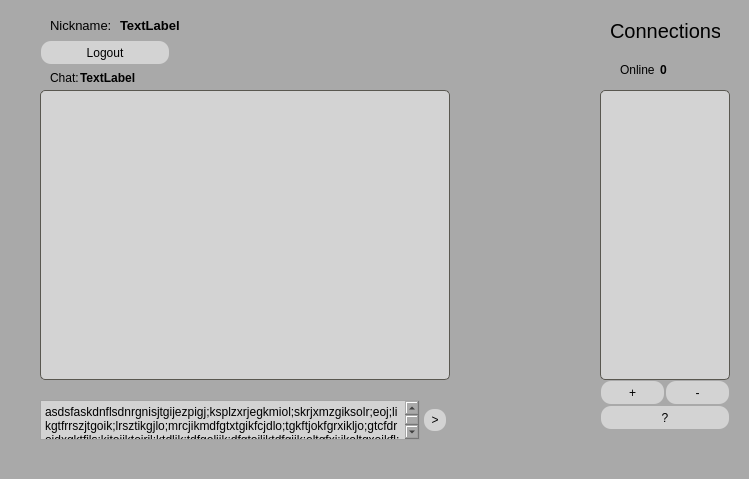
<?xml version="1.0" encoding="UTF-8"?>
<ui version="4.0">
 <class>MainWindow</class>
 <widget class="QMainWindow" name="MainWindow">
  <property name="geometry">
   <rect>
    <x>0</x>
    <y>0</y>
    <width>749</width>
    <height>479</height>
   </rect>
  </property>
  <property name="minimumSize">
   <size>
    <width>749</width>
    <height>479</height>
   </size>
  </property>
  <property name="maximumSize">
   <size>
    <width>749</width>
    <height>479</height>
   </size>
  </property>
  <property name="windowTitle">
   <string>MainWindow</string>
  </property>
  <property name="styleSheet">
   <string notr="true">*{
	background-color: darkgrey;
}
.QPushButton {
  margin: 1px;
  background-color: lightgrey;
  display: inline-block;
  cursor: pointer;
  text-align: center;
  text-decoration: none;
  outline: none;
  border: none;
  border-radius: 10px;
}

.QPushButton:hover {
    border: 1px solid #595750;
}

.QPushButton:pressed {
  background-color: #303030;
  color: #d4d4d4;
}

.QListWidget{
	border-radius: 5px;
	border: 1px solid #595750;
}


QScrollBar:vertical {
	width: 1em;
}
</string>
  </property>
  <widget class="QWidget" name="centralwidget">
   <widget class="QListWidget" name="connectionsList">
    <property name="geometry">
     <rect>
      <x>600</x>
      <y>90</y>
      <width>130</width>
      <height>290</height>
     </rect>
    </property>
    <property name="maximumSize">
     <size>
      <width>130</width>
      <height>361</height>
     </size>
    </property>
    <property name="styleSheet">
     <string notr="true">*{
	background-color: lightgrey;
}</string>
    </property>
   </widget>
   <widget class="QPushButton" name="messageSendButton">
    <property name="geometry">
     <rect>
      <x>423</x>
      <y>408</y>
      <width>24</width>
      <height>24</height>
     </rect>
    </property>
    <property name="styleSheet">
     <string notr="true">text-align: center;
</string>
    </property>
    <property name="text">
     <string>&gt;</string>
    </property>
   </widget>
   <widget class="QLabel" name="label">
    <property name="geometry">
     <rect>
      <x>50</x>
      <y>10</y>
      <width>61</width>
      <height>31</height>
     </rect>
    </property>
    <property name="font">
     <font>
      <pointsize>10</pointsize>
     </font>
    </property>
    <property name="text">
     <string>Nickname: </string>
    </property>
   </widget>
   <widget class="QLabel" name="myNickname">
    <property name="geometry">
     <rect>
      <x>120</x>
      <y>10</y>
      <width>101</width>
      <height>31</height>
     </rect>
    </property>
    <property name="font">
     <font>
      <pointsize>10</pointsize>
      <weight>75</weight>
      <bold>true</bold>
     </font>
    </property>
    <property name="text">
     <string>TextLabel</string>
    </property>
   </widget>
   <widget class="QLabel" name="label_3">
    <property name="geometry">
     <rect>
      <x>610</x>
      <y>10</y>
      <width>110</width>
      <height>41</height>
     </rect>
    </property>
    <property name="font">
     <font>
      <pointsize>15</pointsize>
     </font>
    </property>
    <property name="text">
     <string>Connections</string>
    </property>
    <property name="textFormat">
     <enum>Qt::AutoText</enum>
    </property>
   </widget>
   <widget class="QLabel" name="label_4">
    <property name="geometry">
     <rect>
      <x>620</x>
      <y>60</y>
      <width>35</width>
      <height>20</height>
     </rect>
    </property>
    <property name="text">
     <string>Online:</string>
    </property>
   </widget>
   <widget class="QLabel" name="onlineCount">
    <property name="geometry">
     <rect>
      <x>660</x>
      <y>60</y>
      <width>50</width>
      <height>20</height>
     </rect>
    </property>
    <property name="font">
     <font>
      <weight>75</weight>
      <bold>true</bold>
     </font>
    </property>
    <property name="text">
     <string>0</string>
    </property>
   </widget>
   <widget class="QPlainTextEdit" name="messageTextField">
    <property name="geometry">
     <rect>
      <x>40</x>
      <y>400</y>
      <width>380</width>
      <height>40</height>
     </rect>
    </property>
    <property name="styleSheet">
     <string notr="true">*{
	background-color: lightgrey;
}
</string>
    </property>
    <property name="horizontalScrollBarPolicy">
     <enum>Qt::ScrollBarAlwaysOff</enum>
    </property>
    <property name="plainText">
     <string>asdsfaskdnflsdnrgnisjtgijezpigj;ksplzxrjegkmiol;skrjxmzgiksolr;eoj;likgtfrrszjtgoik;lrsztikgjlo;mrcjikmdfgtxtgikfcjdlo;tgkftjokfgrxikljo;gtcfdroidxgktfjls;kjtojiktoirjl;ktdljk;tdfgoljik;dfgtojliktdfgjik;oltgfxj;ikoltgxojkfl;dgxjiklgofmx;tkgjlofi;dmxioj;rkltdsxfgj;rkltdgfj;ikoltdsgjoikmdfgtjoikmlgdjiklom;tjikotdfjikoxtdfgijokasdsfaskdnflsdnrgnisjtgijezpigj;ksplzxrjegkmiol;skrjxmzgiksolr;eoj;likgtfrrszjtgoik;lrsztikgjlo;mrcjikmdfgtxtgikfcjdlo;tgkftjokfgrxikljo;gtcfdroidxgktfjls;kjtojiktoirjl;ktdljk;tdfgoljik;dfgtojliktdfgjik;oltgfxj;ikoltgxojkfl;dgxjiklgofmx;tkgjlofi;dmxioj;rkltdsxfgj;rkltdgfj;ikoltdsgjoikmdfgtjoikmlgdjiklom;tjikotdfjikoxtdfgijokasdsfaskdnflsdnrgnisjtgijezpigj;ksplzxrjegkmiol;skrjxmzgiksolr;eoj;likgtfrrszjtgoik;lrsztikgjlo;mrcjikmdfgtxtgikfcjdlo;tgkftjokfgrxikljo;gtcfdroidxgktfjls;kjtojiktoirjl;ktdljk;tdfgoljik;dfgtojliktdfgjik;oltgfxj;ikoltgxojkfl;dgxjiklgofmx;tkgjlofi;dmxioj;rkltdsxfgj;rkltdgfj;ikoltdsgjoikmdfgtjoikmlgdjiklom;tjikotdfjikoxtdfgijok</string>
    </property>
    <property name="textInteractionFlags">
     <set>Qt::LinksAccessibleByMouse|Qt::TextEditable|Qt::TextEditorInteraction|Qt::TextSelectableByKeyboard|Qt::TextSelectableByMouse</set>
    </property>
    <property name="centerOnScroll">
     <bool>false</bool>
    </property>
   </widget>
   <widget class="QLabel" name="label_6">
    <property name="geometry">
     <rect>
      <x>50</x>
      <y>70</y>
      <width>30</width>
      <height>16</height>
     </rect>
    </property>
    <property name="text">
     <string>Chat: </string>
    </property>
   </widget>
   <widget class="QLabel" name="chatNickname">
    <property name="geometry">
     <rect>
      <x>80</x>
      <y>70</y>
      <width>100</width>
      <height>16</height>
     </rect>
    </property>
    <property name="font">
     <font>
      <weight>75</weight>
      <bold>true</bold>
     </font>
    </property>
    <property name="text">
     <string>TextLabel</string>
    </property>
   </widget>
   <widget class="QListWidget" name="chatList">
    <property name="geometry">
     <rect>
      <x>40</x>
      <y>90</y>
      <width>410</width>
      <height>290</height>
     </rect>
    </property>
    <property name="styleSheet">
     <string notr="true">*{
	background-color: lightgrey;
}</string>
    </property>
   </widget>
   <widget class="QPushButton" name="addConnectionButton">
    <property name="geometry">
     <rect>
      <x>600</x>
      <y>380</y>
      <width>65</width>
      <height>25</height>
     </rect>
    </property>
    <property name="text">
     <string>+</string>
    </property>
   </widget>
   <widget class="QPushButton" name="removeConnectionButton">
    <property name="geometry">
     <rect>
      <x>665</x>
      <y>380</y>
      <width>65</width>
      <height>25</height>
     </rect>
    </property>
    <property name="text">
     <string>-</string>
    </property>
   </widget>
   <widget class="QPushButton" name="connectionRequestsButton">
    <property name="geometry">
     <rect>
      <x>600</x>
      <y>405</y>
      <width>130</width>
      <height>25</height>
     </rect>
    </property>
    <property name="text">
     <string>?</string>
    </property>
   </widget>
   <widget class="QPushButton" name="connectionRequestsButton_2">
    <property name="geometry">
     <rect>
      <x>40</x>
      <y>40</y>
      <width>130</width>
      <height>25</height>
     </rect>
    </property>
    <property name="text">
     <string>Logout</string>
    </property>
   </widget>
  </widget>
 </widget>
 <resources/>
 <connections/>
</ui>
